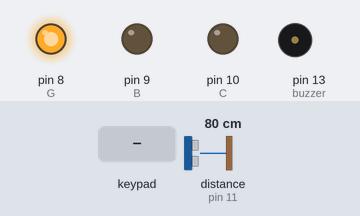
Bench run of a sketch on a simulated Arduino Uno, built with avr-gcc and run on an emulated ATmega328P. On the bench: output pins drawn as LEDs (lit = HIGH), buzzer (waves = sounding). The test bench sets the inputs (shaded band); at power-on: distance to the obstacle (sensor on pin 11) 80 cm. The echo pulse lasts 58.3 µs per cm; pins used as bus, display or sensor lines are not drawn; what the sketch prints to the serial monitor is not drawn.

Above: at 1.2 s.
1.3 s: keypad keys 1 1 1 1 1 pressed 0.4 s apart
At 4.2 s:
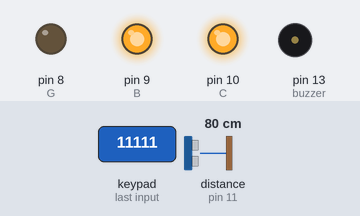
At 6.2 s:
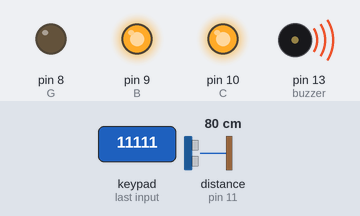
6.3 s: key 'A' pressed
7.8 s: key 'B' pressed
9.3 s: keypad keys 1 1 1 1 1 # pressed 0.4 s apart
13.2 s: key 'C' pressed
14.7 s: keypad keys 1 1 1 1 1 * pressed 0.4 s apart
Timing chart, 0 to 17.7 s (numbered marks = the images above; inputs shaded):
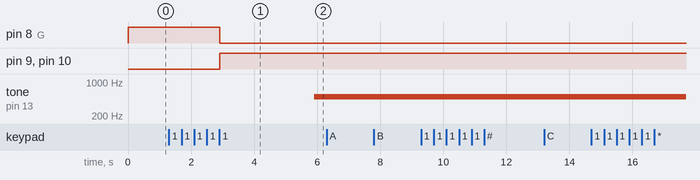

The sketch:

AlarmSystem.ino
```cpp
#include <NewTone.h>
#include <NewPing.h>
#include <Keypad.h>

#define buzzer 13
#define trigPin 12
#define echoPin 11
#define G 8
#define B 9
#define C 10
#define max_distance 300

const byte numRows= 4;
const byte numCols= 4;
boolean activated = false;
int duration, distance;
boolean enabled = false;
String tmp = "";
String password = "11111";
boolean ring = false;
NewPing sonar(trigPin, echoPin, max_distance);

char keymap[numRows][numCols]=
{
{'1', '2', '3', 'A'},
{'4', '5', '6', 'B'},
{'7', '8', '9', 'C'},
{'*', '0', '#', 'D'}
};

byte rowPins[numRows] = {7,6,5,4};
byte colPins[numCols]= {3,2,1,0};
Keypad myKeypad= Keypad(makeKeymap(keymap), rowPins, colPins, numRows, numCols);

void setup(){
  pinMode(buzzer, OUTPUT);
  pinMode(trigPin, OUTPUT);
  pinMode(echoPin, INPUT);
  pinMode(G, OUTPUT);
  pinMode(B, OUTPUT);
  pinMode(C, OUTPUT);
  Serial.begin(9600);
}

void loop(){

  while(enabled == false){
    digitalWrite(G, HIGH);
    digitalWrite(B, LOW);
    digitalWrite(C, LOW);
    char keyPressed = myKeypad.getKey();

    if(keyPressed != NO_KEY){
      tmp += keyPressed;
      Serial.print(keyPressed);
    }

    if(tmp == password){
      digitalWrite(G, LOW);
      digitalWrite(B, HIGH);
      digitalWrite(C, HIGH);
      enabled = true;
      activated = true;
      Serial.print(enabled);
      tmp = "";
      delay(3000);
    }

    if(tmp.length() > 4){
      tmp = "";
    }
  }

   // clear trigPin
  digitalWrite(trigPin, LOW);
  delayMicroseconds(2);

  digitalWrite(trigPin, HIGH);
  delayMicroseconds(10);
  digitalWrite(trigPin, LOW);

  distance = sonar.ping_cm();

  Serial.println(distance);

  if(distance <= 300 && distance >=10){
    ring = true;
  }

  if(ring == true){
  //tone(buzzer, 500);
  NewTone(buzzer, 500, 0);
  }

  char keyPressed = myKeypad.getKey();

  if(keyPressed != NO_KEY){
    tmp += keyPressed;
    Serial.print(keyPressed);
  }

  if(tmp == password){
    tmp = "";
    enabled = false;
    //noTone(buzzer);
    noNewTone(buzzer);
    ring = false;
  }
}
```

Measured:
- after the input at 1.3 s, pin 8 (G): HIGH → LOW after 1.6 s; pin 9 (B), pin 10 (C): LOW → HIGH after 1.6 s; tone on pin 13 (buzzer): silent → 500 Hz after 4.6 s
- after the input at 6.3 s, every drawn part: stays the same
- after the input at 7.8 s, every drawn part: stays the same
- after the input at 9.3 s, every drawn part: stays the same
- after the input at 13.2 s, every drawn part: stays the same
- after the input at 14.7 s, every drawn part: stays the same
